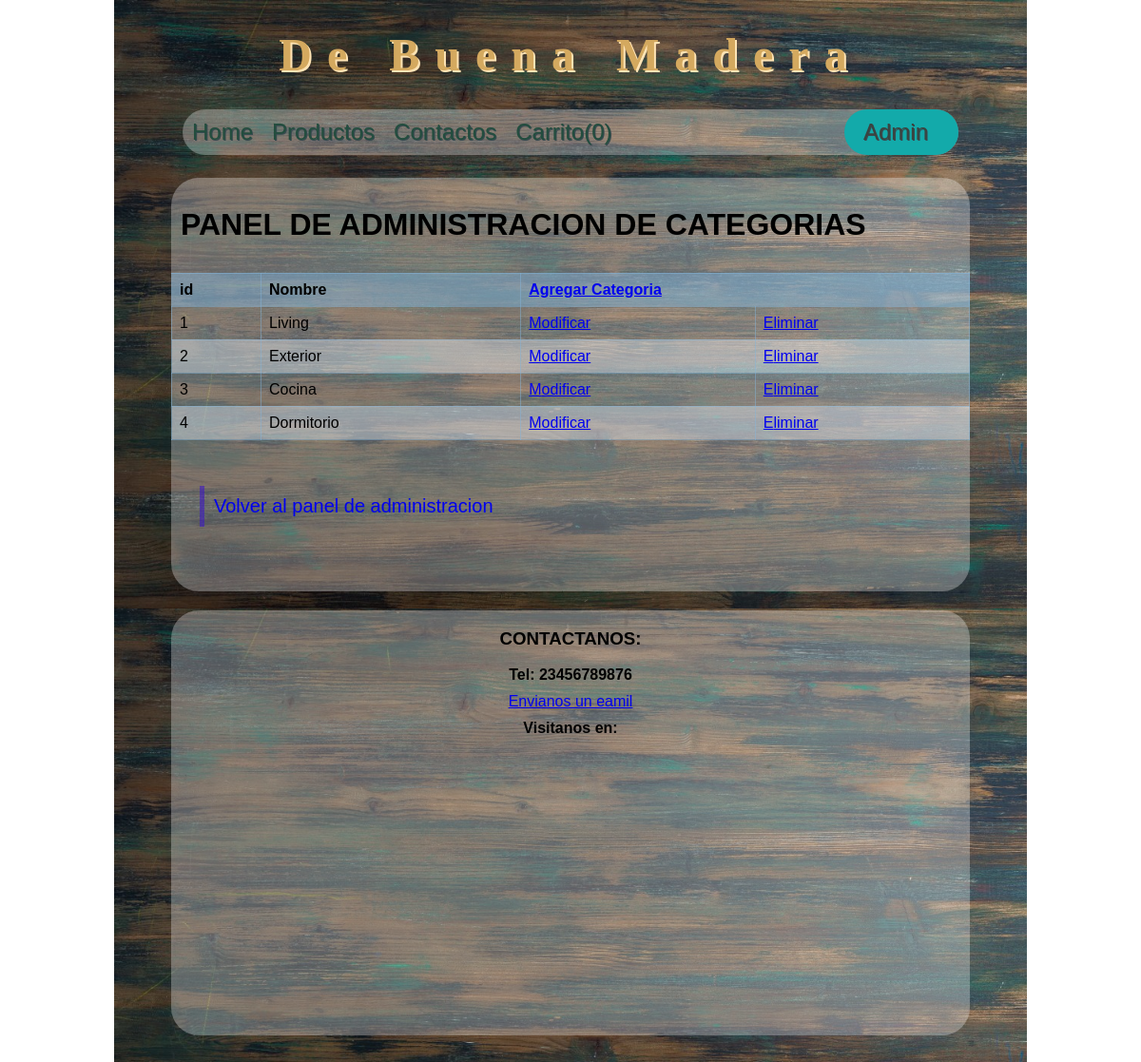
The page /adminCategorias.php (signed in) on the database its author committed.
### tables this page shows
CREATE TABLE `categorias` (
  `idCategoria` int(11) NOT NULL,
  `catNombre` varchar(30) NOT NULL
);

### class/Categoria.php (called while the page is built, shortened)
<?php
class Categoria
{
    public function listarCategorias()
    {
        $link = Conexion::conectar();
        $sql = "SELECT
            idCategoria,
            catNombre
            FROM  categorias";
        $stmt = $link->prepare($sql);
        $stmt->execute();
        $categorias = $stmt->fetchAll();
        return $categorias;
    }
}

### adminCategorias.php (the view, shortened to what this page needs)
<?php
$Categoria = new Categoria;
$categorias = $Categoria->listarCategorias();
include 'includes/nav.php';
?>
<main>
    <div class="contenido">
        <h1>panel de administracion de categorias</h1>
        <table>
            <thead>
                <tr>
                    <th>id</th>
                    <th>Nombre</th>
                    <th colspan="2"><a href="formAgregarCategoria.php">Agregar Categoria</a> </th>
                </tr>
            </thead>
            <tbody>
                <?php
                foreach ($categorias as $categoria) {
                ?>
                    <tr>
                        <td><?= $categoria['idCategoria']; ?></td>
                        <td><?= $categoria['catNombre']; ?></td>
                        <td><a href="formModificarCategoria.php?idCategoria=<?=$categoria['idCategoria']; ?>
                        ">Modificar</a></td>
                        <td><a href="formEliminarCategoria.php?idCategoria=<?=$categoria['idCategoria']; ?>">Eliminar</a> </td>
                    </tr>
                <?php
                }
                ?>
            </tbody>
        </table>
        <br>
        <a href="admin.php"  class="enlace">
            Volver al panel de administracion
        </a>
        <br>
    </div>
</main>
<?php
include 'includes/footer.php';
?>

### css/style.css (style rules this page uses)
* { box-sizing: border-box; }
body { font-family: Arial, Helvetica, sans-serif; background-image: url("../images/fondo4.jpg"); background-size: 80%; background-repeat: repeat-y; background-position-x: center; margin: 0px auto; }
.header { text-align: center; font-size: 3rem; margin: 20px auto; padding: 0px auto; font-family: 'Times New Roman', Times, serif; letter-spacing: 1rem; max-width: 85%; color: rgb(212, 169, 95); text-shadow: 2px 2px moccasin; }
div.contenido { display: block; width: 70%; margin-left: 15%; margin-right: 15%; background-color: rgba(250, 250, 250, 0.3); border-radius: 29px; overflow: auto; margin-top: 20px; padding-bottom: 20px; }
h1, h2 { padding: 10px; }
h1, h3, h4::first-letter { text-transform: uppercase; }
a::first-letter { text-transform: uppercase; }
td::first-letter { text-transform: uppercase; }
.enlace { padding: 10px; margin: 30px; margin-top: 30px; text-decoration: none; display: block; font-size: 20px; border-left: 5px solid rgba(55, 11, 212, 0.5); }
table { border-collapse: collapse; width: 100%; text-align: left; }
th, td { border: 1px solid rgba(133, 180, 218, 0.472); padding: 8px; }
tr:nth-child(even) { background-color: rgba(212, 222, 230, 0.472); }
thead { background-color: rgba(133, 180, 218, 0.472); }

### rows shown on the page
categorias: idCategoria "1", catNombre "living"
categorias: idCategoria "2", catNombre "exterior"
categorias: idCategoria "3", catNombre "cocina"
categorias: idCategoria "4", catNombre "dormitorio"

### other values the page prints
$_SESSION['administrador'] "Admin"
